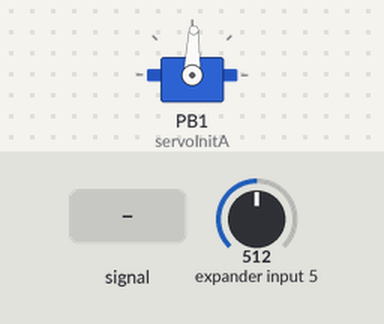
Simulated run of this program. Board: ATmega328P, built with avr-gcc and emulated at 16 MHz. Parts: servo. The test bench sets the inputs (shaded band); at power-on: expander input 5 = 512. Servo pulses on a pin are drawn as a servo (544–2400 µs = 0–180°).

Above: at 1.2 s.
1.3 s: expander input 5 fed a 200 Hz sine of ±81 counts around its level
At 3.62 s:
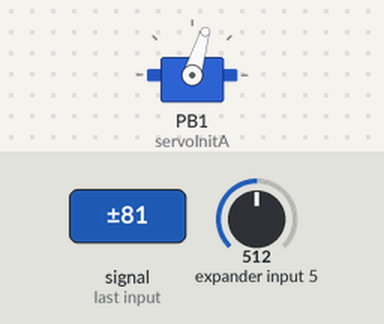
4.3 s: expander input 5 set to 716
At 5.1 s:
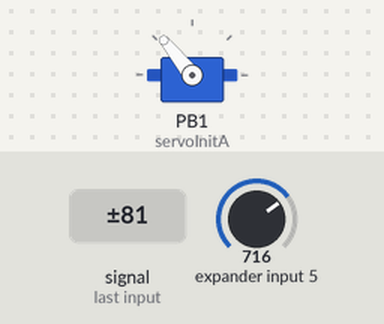
5.8 s: expander input 5 fed a 1000 Hz sine of ±255 counts around its level
At 6.81 s:
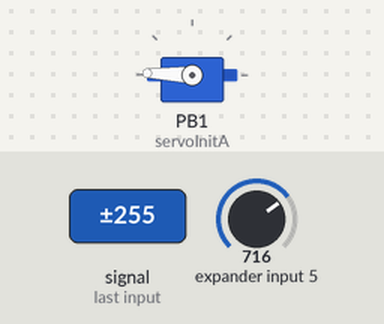
8.8 s: expander input 5 fed a 2 Hz sine of ±306 counts around its level
11.8 s: expander input 5 set to 306
13.3 s: expander input 5 fed a 50 Hz sine of ±306 counts around its level
At 14.11 s:
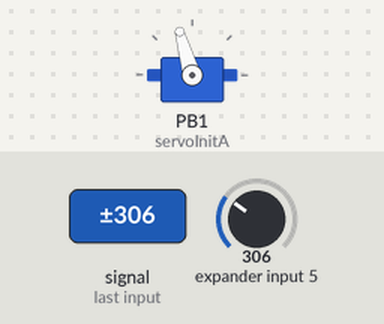
Timing chart, 0 to 17.3 s (numbered marks = the images above; inputs shaded):
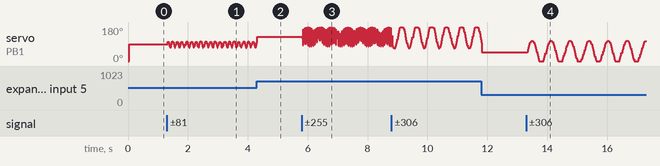

The program:

main.c
```c
/*
 * Prelaboratorio5.c
 *
 * Created: 12/04/2026 16:30:02
 * Author: Jorge Diéguez
 * Description: PWM1 servo
 */
/****************************************/
// Encabezado (Libraries)
#define F_CPU 16000000

#include <avr/io.h>
#include <avr/interrupt.h>
#include <util/delay.h>
#include "ServoM14/ServoSetup.h"

volatile uint8_t ADCvalor = 0;
/****************************************/
// Function prototypes
void initADC();

/****************************************/
// Main Function
int main(void)
{
	initADC();
	sei();
	servoInitA();
	ADCSRA |= (1<<ADSC);
	while (1)
	{
		uint16_t angle;
		angle = (ADCvalor * 180)/255;
		setServoAngleA(angle);
		_delay_ms(20);
	}
}

/****************************************/
// NON-Interrupt subroutines
void initADC()
{
	ADMUX		= 0;
	//Justificacion a la izquierda y seleccion de ADCC
	ADMUX		|= (1<<REFS0) | (1<<ADLAR) | (1<<MUX2) | (1<<MUX1) | (1<<MUX0);
	ADCSRA		= 0;
	//Habilitar ADC y prescaler = 8
	ADCSRA		|= (1<<ADEN) | (1<<ADIE) | (1<<ADPS2) | (1<<ADPS1) | (1<<ADPS0);
}

/****************************************/
// Interrupt routines
ISR(ADC_vect)
{
	ADCvalor = ADCH;
	ADCSRA	|= (1<<ADSC);
}
```

ServoSetup.c
```c
/*
 * ServoSetup.c
 *
 * Created: 12/04/2026 21:50:33
 *  Author: capid
 */
#include "ServoSetup.h"

#define SERVO_MIN 800 //1 ms
#define SERVO_MAX 5000 //2 ms
#define SERVO_TOP 39999 //20 ms

void servoInitA()
{
	DDRB |= (1<<DDB1); //PORTB 1, D9

	TCCR1A = 0;
	TCCR1B = 0;

	//Configuracion fast para modo 14
	TCCR1A |= (1<<WGM11);
	TCCR1B |= (1<<WGM12) | (1<<WGM13);

	TCCR1A |= (1<<COM1A1); //Modo no invertido

	TCCR1B |= (1<<CS11); // Prescaler 8

	ICR1 = SERVO_TOP; //Para un periodo de 20 ms
}

void servoInitB()
{
	DDRB |= (1<<DDB2); // PORTB 2, D10

	TCCR1A |= (1<<COM1B1); //Solo habilita la salida ya que comparte reloj
}

void setServoAngleA(uint8_t angulo)
{
	//Conversion por regla de tres del angulo y sumatoria con el minimo para modificar posicion
	uint16_t valor = SERVO_MIN + ((uint32_t)angulo * (SERVO_MAX - SERVO_MIN) / 180);
	//Cargar la posicion
	OCR1A = valor;
}

void setServoAngleB(uint8_t angulo)
{
	//Misma conversion que a pero para el servo en puerto D10
	uint16_t valor = SERVO_MIN + ((uint32_t)angulo * (SERVO_MAX - SERVO_MIN) / 180);
	//Cargar el valor a la salida D10
	OCR1B = valor;
}

void setServoPulseA(uint16_t pulso)
{
	OCR1A = pulso * 2; // porque 1 tick = 0.5us
}

void setServoPulseB(uint16_t pulso)
{
	OCR1B = pulso * 2;
}
```

ServoSetup.h
```c
/*
 * ServoSetup.h
 *
 * Created: 12/04/2026 21:50:17
 *  Author: capid
 */


#ifndef SERVOSETUP_H_
#define SERVOSETUP_H_

#include <avr/io.h>

void servoInitA(); //Servo canal A (D9)
void servoInitB(); //Servo canal B (D10)

// Control por ángulo
void setServoAngleA(uint8_t angulo);
void setServoAngleB(uint8_t angulo);

// Control directo por tiempo de pulso (en us)
void setServoPulseA(uint16_t pulso);
void setServoPulseB(uint16_t pulso);

#endif /* SERVOSETUP_H_ */
```
